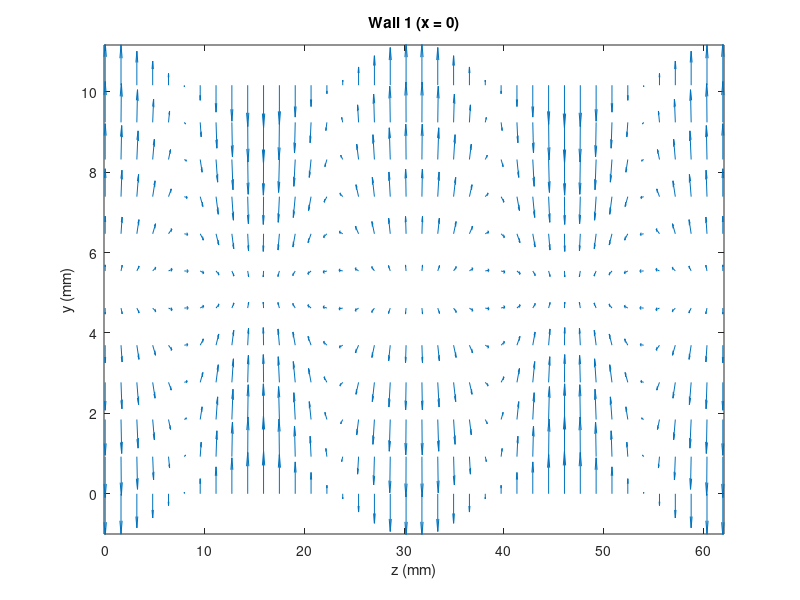
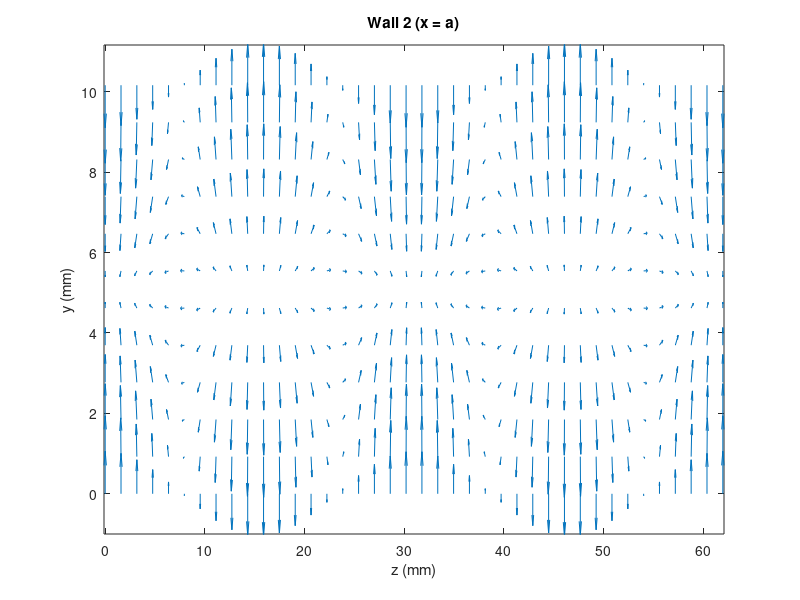
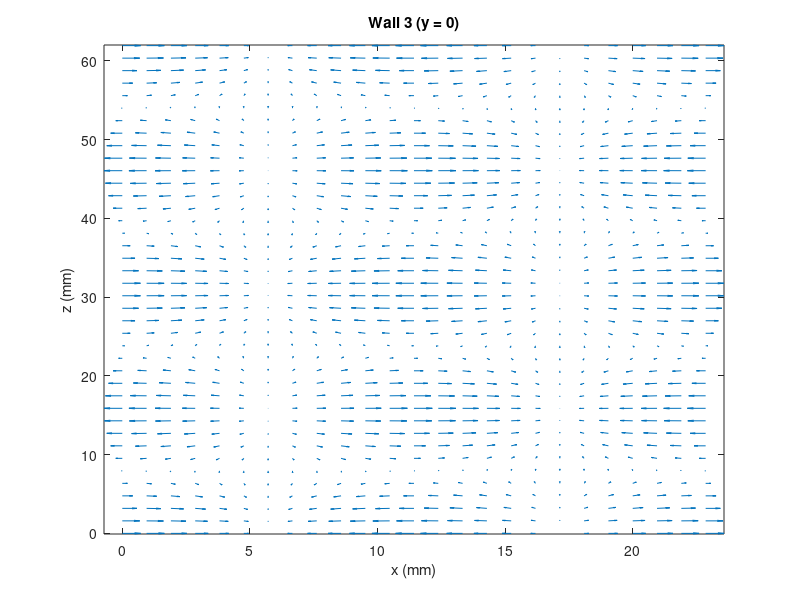
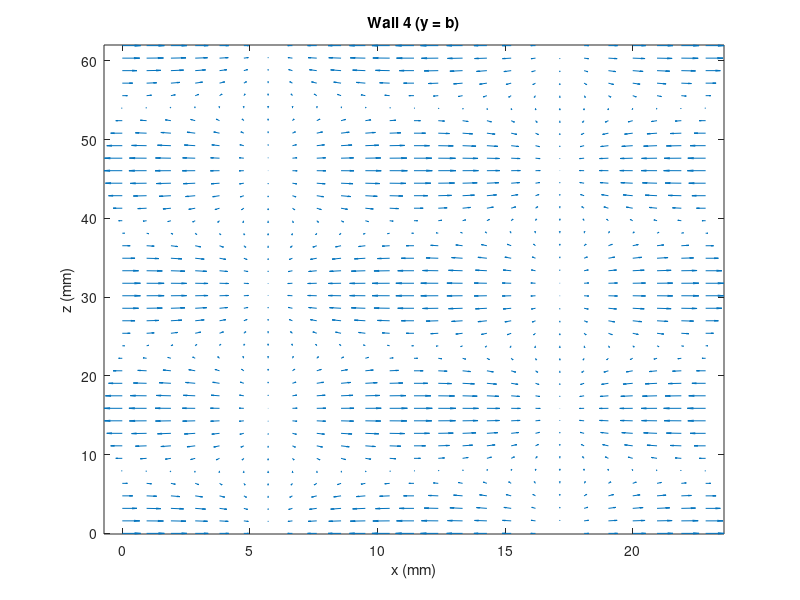

Here is the MATLAB script that generated these plots, in order:
a_meters = 22.86*10^-3;
b_meters = 10.16*10^-3;
m = 2;
n=1;
t= 0;
c = 3*10^8;

k_cutoff_squared = (m*pi/a_meters)^2+(n*pi/b_meters)^2;
f_cutoff = c/(2*pi)*sqrt(k_cutoff_squared);

f = 22*10^9;
omega = f*2*pi;

beta = sqrt((omega/c)^2-k_cutoff_squared);
lambda_g = (2*pi)/beta;

%Wall 1 (x=0)
y = linspace(0, b_meters, 12);
z = linspace(0, 2*lambda_g, 40);
[Z, Y] = meshgrid(z, y);%Wall is 2d surface, need current value at every single point. makes the list of all (z, y) positions, so your formulas can be evaluated everywhere at once.          

Js1y = real(-cos(pi.*Y/b_meters) .* exp(-1j*beta.*Z) * exp(1j*omega*t));
Js1z = real(1j*beta*pi/(k_cutoff_squared*b_meters) .* sin(pi.*Y/b_meters) .* exp(-1j*beta.*Z) * exp(1j*omega*t));

figure
quiver(Z*1e3, Y*1e3, Js1z, Js1y, 0.6)   % positions in mm. quiver draws one arrow per point, using Jzfor the horizontal part and Jy for the vertical part.
xlabel('z (mm)'); ylabel('y (mm)'); title('Wall 1 (x = 0)')
axis tight
ylim([-1 b_meters*1e3 + 1])  

%Wall 2 (x=a)
Js2y = real(cos(pi.*Y/b_meters) .* exp(-1j*beta.*Z) * exp(1j*omega*t));
Js2z = real(-1j*beta*pi/(k_cutoff_squared*b_meters) .* sin(pi.*Y/b_meters) .* exp(-1j*beta.*Z) * exp(1j*omega*t));

figure
quiver(Z*1e3, Y*1e3, Js2z, Js2y, 0.6)  
xlabel('z (mm)'); ylabel('y (mm)'); title('Wall 2 (x = a)')
axis tight
ylim([-1 b_meters*1e3 + 1])

%Wall 3 (y = 0)
x = linspace(0,a_meters,25);
z = linspace(0, 2*lambda_g, 40);
[X,Z] = meshgrid(x,z);

Js3x = real(cos(2*pi*X/a_meters).*exp(-1j*beta*Z)*exp(1j*omega*t));
Js3z = real(-1*j*2*beta*pi/(k_cutoff_squared*a_meters).*sin(2*pi*X/a_meters).*exp(-1j*beta*Z)*exp(1j*omega*t));

figure
quiver(X*1e3, Z*1e3, Js3x, Js3z, 0.4)   
xlabel('x (mm)'); ylabel('z (mm)'); title('Wall 3 (y = 0)')
axis tight

%Wall 4 (y = b)
Js4x = real(cos(2*pi*X/a_meters).*exp(-1j*beta*Z)*exp(1j*omega*t));
Js4z = real(-1*j*2*beta*pi/(k_cutoff_squared*a_meters).*sin(2*pi*X/a_meters).*exp(-1j*beta*Z)*exp(1j*omega*t));

figure
quiver(X*1e3, Z*1e3, Js4x, Js4z, 0.4)   
xlabel('x (mm)'); ylabel('z (mm)'); title('Wall 4 (y = b)')
axis tight
